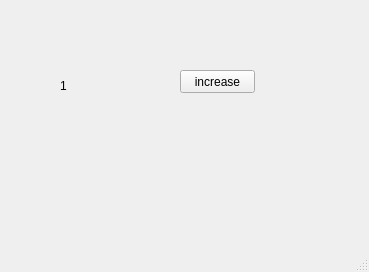
<?xml version="1.0" encoding="UTF-8"?>
<ui version="4.0">
 <class>MainWindow</class>
 <widget class="QMainWindow" name="MainWindow">
  <property name="geometry">
   <rect>
    <x>0</x>
    <y>0</y>
    <width>369</width>
    <height>272</height>
   </rect>
  </property>
  <property name="windowTitle">
   <string>MainWindow</string>
  </property>
  <widget class="QWidget" name="centralwidget">
   <widget class="QLabel" name="lbl">
    <property name="geometry">
     <rect>
      <x>60</x>
      <y>80</y>
      <width>56</width>
      <height>12</height>
     </rect>
    </property>
    <property name="text">
     <string>1</string>
    </property>
   </widget>
   <widget class="QPushButton" name="pb">
    <property name="geometry">
     <rect>
      <x>180</x>
      <y>70</y>
      <width>75</width>
      <height>23</height>
     </rect>
    </property>
    <property name="text">
     <string>increase</string>
    </property>
   </widget>
  </widget>
  <widget class="QMenuBar" name="menubar">
   <property name="geometry">
    <rect>
     <x>0</x>
     <y>0</y>
     <width>369</width>
     <height>21</height>
    </rect>
   </property>
  </widget>
  <widget class="QStatusBar" name="statusbar"/>
 </widget>
 <resources/>
 <connections/>
</ui>
